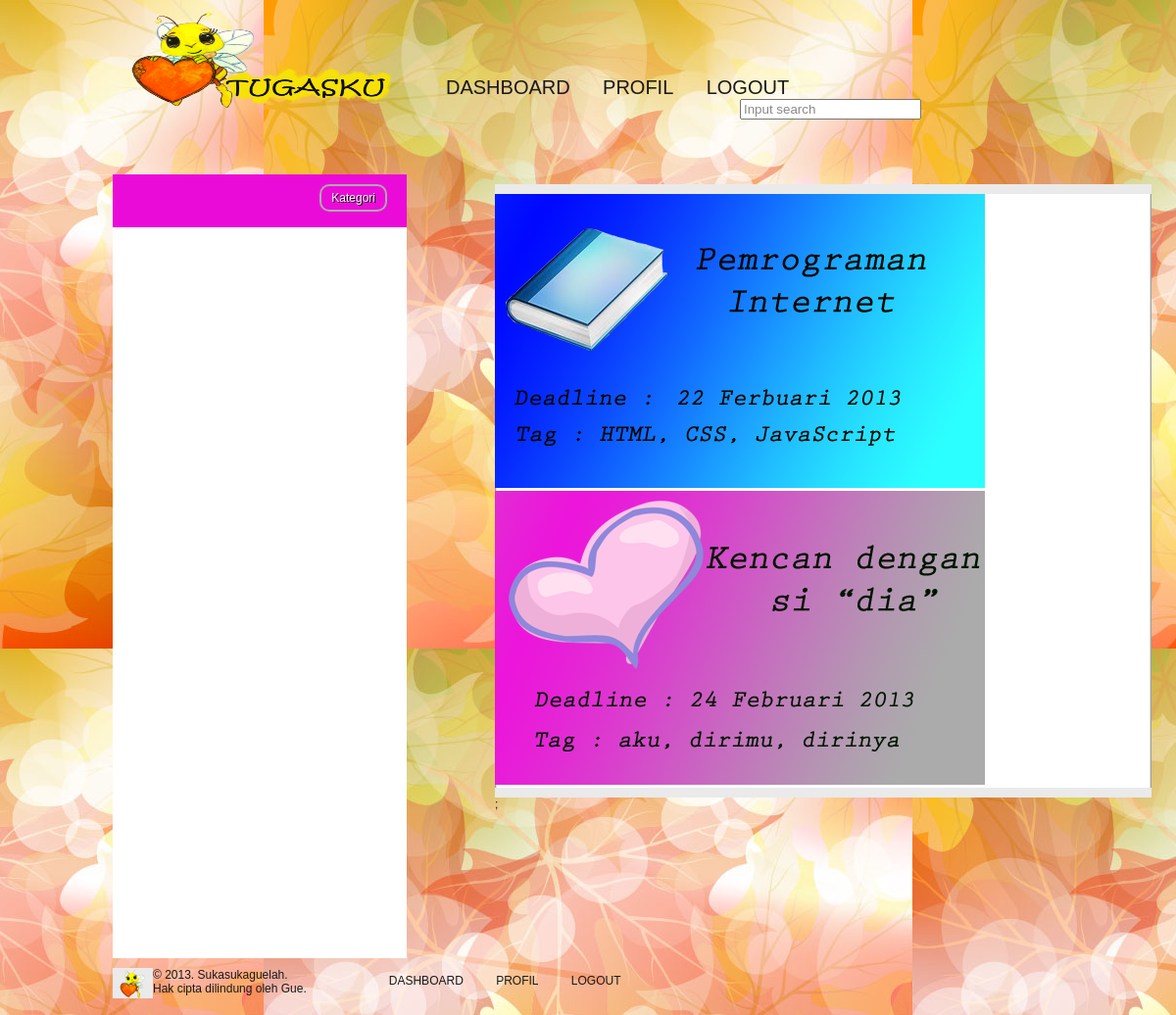
/dashboard.php (signed in), run on an earlier commit of the app's database.
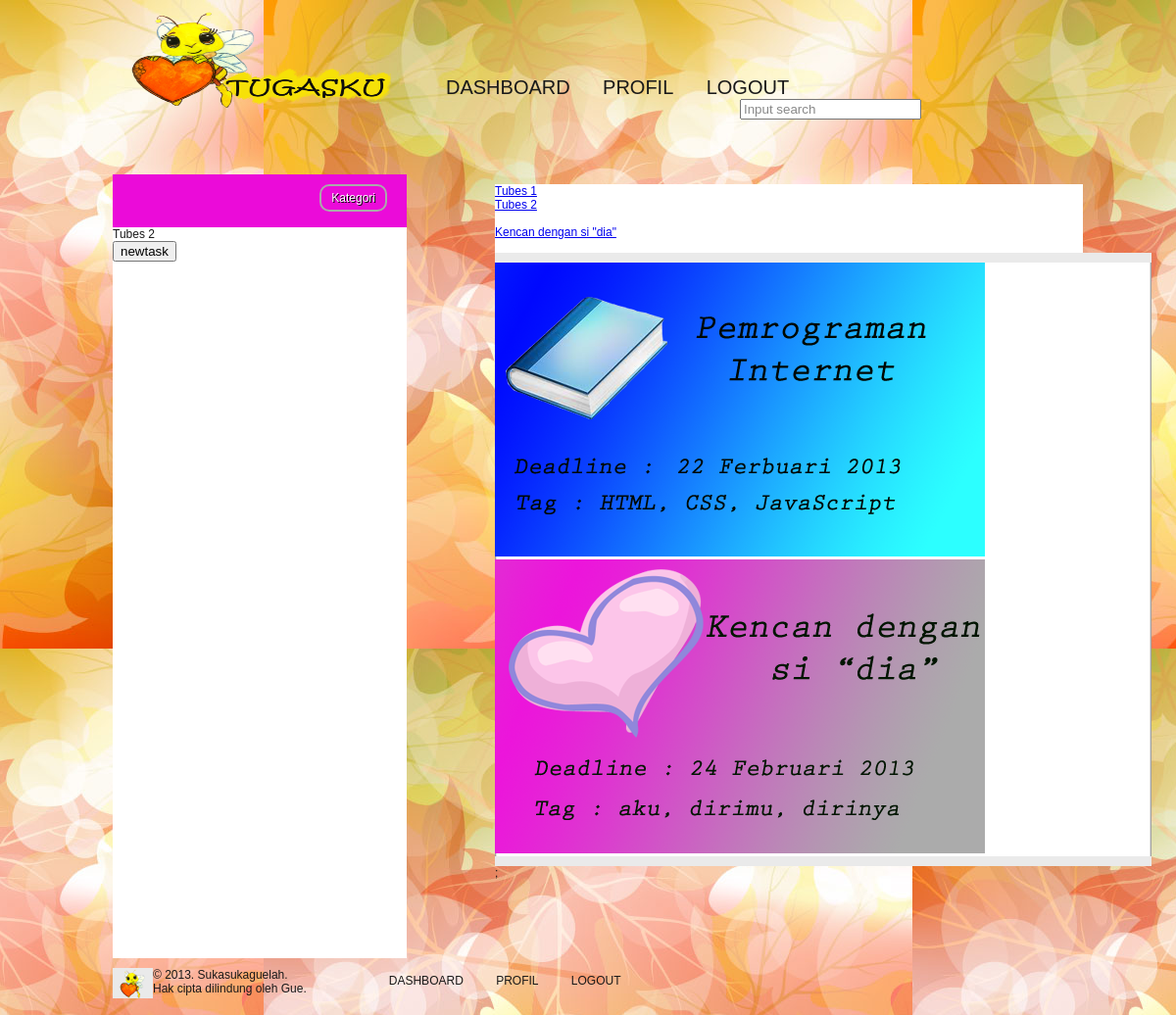
And on a later commit of the database.
### tables this page shows
CREATE TABLE IF NOT EXISTS `tasks` (
  `id` int(11) NOT NULL AUTO_INCREMENT,
  `name` varchar(50) NOT NULL,
  `creator` int(11) NOT NULL,
  `timestamp` datetime NOT NULL,
  `deadline` datetime NOT NULL,
  `category` int(11) NOT NULL,
  PRIMARY KEY (`id`),
  KEY `tasks_ibfk1` (`creator`),
  KEY `tasks_ibfk2` (`category`)
);

### dashboard.php (the view, shortened to what this page needs)
<?php
$host="localhost";
$username="progin";
$password="progin";
$db_name="progin_405_13510011";
$con=mysqli_connect($host,$username,$password,$db_name);
$result=mysqli_query($con,"SELECT DISTINCT `category` FROM `tasks`");
$cats=mysqli_num_rows($result);
?>
<!DOCTYPE html>
<html xmlns="http://www.w3.org/1999/xhtml">
	<head>
		<link rel="stylesheet" type="text/css" href="style.css" title="style1" />
		<link rel="stylesheet" type="text/css" href="style2.css" title="style2" />
	</head>
	<body id="dashboardbackground">
		<div id="wrapper">
			<div id="header">
				<div id="logo">
					<a href="dashboard.php"><img src="images/logo.png" alt="Logo" width="300" height="100" /></a>
				</div>
				<div id="menu">
					<ul>
						<li id="menudb"><a href="dashboard.php">DASHBOARD</a></li>
						<li id="menuprof"><a href="profil.php">PROFIL</a></li>
						<li id="menulo"><a href="logout.php">LOGOUT</a></li>
					</ul>
                                    <div class ="searchoption">
                                        <input class="searchbox" type="text" value="Input search" onfocus="searchFocus(this)" onblur="searchBox(this)" />
                                    </div>
                                 </div>
			</div>
			<div id="main2">
                            <div id ="dashboardcontainer">
                                <div id ="staticcomponentlist">
                                    <div class ="letterpanel">
                                    <a href="#login_form" id="login_pop">Kategori</a>
                                    </div>
                                    <?php
									$id = $_SESSION['id'];
									$result1=mysqli_query($con,"SELECT * FROM `tasks` WHERE creator='$id'");
									while ($row=mysqli_fetch_array($result1)) {
                                    ?>
                                    <div onmouseover="javascript:showtask(<?php echo $row['category'];?>,<?php echo $cats;?>);"><?php echo $row['name'];?></div>
                                    <a href ="post.php"><input id ="newtask" type="button" name="Tugas Baru" value="newtask"/></a>
                                    <?php
									}
                                    ?>
                                </div>
                                <div id="rincian">
									<?php
									for ($idc=1; $idc<=$cats; $idc++) {
										echo "<div id='".$idc."'>";
										$result3=mysqli_query($con,"SELECT * FROM `tasks` WHERE category='$idc'");
										while ($task=mysqli_fetch_array($result3)) {
											echo "<a href='rinciantugas.php'>".$task['name']."</a><br />";
										}
										echo "<br /></div>";
									}
									?>
                                    <div class="atas"></div>
									<div class="tengah"><img src ="images/ProginBig.png" alt="task" />
									<img src ="images/DateBig.png" alt="tasklv" /></div>
									<div class="bawah"></div>;
								</div>
				</div>
		<div id="footer">
				<div id="little">
				</div>
				<div id="siteinfo">
					&copy; 2013. Sukasukaguelah.<br />
					Hak cipta dilindung oleh Gue.
				</div>
				<div id="botlink">
				<ul>
					<li><a href="dashboard.php">DASHBOARD</a></li>
					<li><a href="profil.php">PROFIL</a></li>
					<li><a href="javascript:void(0)" onclick="validateLogout()">LOGOUT</a></li>
				</ul>
				</div>
                </div>
		</div>
                </div>
	</body>
</html>

### style.css (style rules this page uses)
body { background: #eaeaea url('images/bg.png') repeat-x top center; font-family: Arial, sans-serif; color: #191919; font-size: 12px; margin: 0; padding: 0; }
a img { border: 0; padding: 0; margin: 0; }
#wrapper { margin: 0 auto; width: 970px; }
#header { width: 980px; height: 100px; margin: 0; padding: 10px 0 0 0; }
#logo { float: left; width: 300px; height: 50px; margin: 0 0 0 10px; padding: 0; }
#menu { float: left; width: 500px; height: 100px; padding: 68px 0 0 15px; }
#menu ul { list-style: none; margin: 0; padding: 0; }
#menu li { display: inline; font-family: Impact, sans-serif; font-size: 20px; padding: 15px; }
#menu li a { color: #191919; text-decoration: none; }
#main2 { clear : both; margin : 0; padding : 0 0 10px 0; float : left; width : 1000px; }
.atas { background: #eaeaea url('images/atas.png') no-repeat top center; width: 670px; height: 10px; }
.tengah { background: #eaeaea url('images/tengah.png') repeat-y top center; width: 670px; padding: 0; margin: 0 auto; }
.bawah { background: #eaeaea url('images/bawah.png') no-repeat top center; width: 670px; height: 10px; }
#footer { margin: 0; padding: 10px 0 0 0; clear: both; }
#little { margin: 0; background: #eaeaea url('images/logo2.png') no-repeat center center; padding: 0 0 0 10px; height: 31px; width: 31px; float: left; }
#siteinfo { float: left; color: #191919; margin: 0; padding: 0 0 10px 0; }
#botlink { float: left; padding: 6px 0 0 69px; }
#botlink ul { list-style: none; margin: 0; padding: 0; }
#botlink li { display: inline; padding: 15px; }
#botlink li a { color: #191919; text-decoration: none; }
.searchoption input { float : right; color : #888; }
#dashboardcontainer { width : 100%; }
#staticcomponentlist { background-color: #ffffff; float:left; width:30%; height : 800px; }
#rincian { background-color: #ffffff; margin : 10px; width : 600px; height : 400px; float: right; }
.letterpanel { background-color: #eb0bd9; height: 34px; padding: 10px; }
.letterpanel a#login_pop { border: 2px solid #aaa; color: #fff; display: block; float: right; margin-right: 10px; padding: 5px 10px; text-decoration: none; text-shadow: 1px 1px #000; -webkit-border-radius: 10px; -moz-border-radius: 10px; -ms-border-radius: 10px; -o-border-radius: 10px; border-radius: 10px; }
#dashboardbackground { background-image:url('images/dashboard.jpg'); background-repeat: repeat; }

### style2.css (style rules this page uses)
body { font-family: Trebuchet MS, sans-serif; color: #191919; font-size: 12px; margin: 0; padding: 0; }
a img { border: 0; padding: 0; margin: 0; }
#wrapper { margin: 0 auto; width: 1080px; }
#header { width: 980px; height: 100px; margin: 0; padding: 10px 0 0 0; }
#logo { float: left; width: 325px; height: 100px; margin: 0 0 0 0; padding: 0; }
#menu { float: left; width: 375px; height: 57px; padding: 68px 0 0 45px; }
#menu ul { list-style: none; margin: 0; padding: 0; }
#menu li { display: inline; font-family: Arial Black, sans-serif; font-size: 14px; padding: 15px; }
#menu li a { color: #191919; text-decoration: none; }
.atas { background: #fff7cc url('images/atas2.png') no-repeat top center; width: 711px; height: 56px; }
.tengah { background: #fff7cc url('images/tengah2.png') repeat-y top center; width: 711px; padding: 0; margin: 0; }
.bawah { background: #fff7cc url('images/bawah2.png') no-repeat top center; width: 711px; height: 56px; }
#footer { margin: 0; padding: 10px 0 0 0; clear: both; }
#little { margin: 0; background: #fff7cc url('images/logo2.png') no-repeat center center; padding: 0 0 0 10px; height: 31px; width: 31px; float: left; }
#siteinfo { float: left; color: #191919; margin: 0; padding: 0 0 50px 0; }
#botlink { float: left; padding: 6px 0 0 69px; }
#botlink ul { list-style: none; margin: 0; padding: 0; }
#botlink li { display: inline; padding: 15px; }
#botlink li a { color: #191919; text-decoration: none; }

What changed in the data, as far as the page shows it:
added tasks: name "Tubes 2"
added tasks: name "Tubes 1"
added tasks: name "Kencan dengan si \"dia\""
